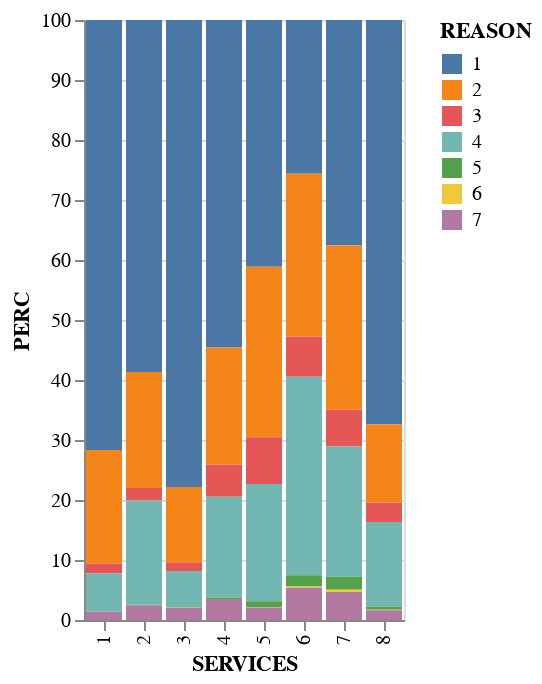

Notebook source saved alongside this figure:
### Markdown cell above
### Treatment Type @ Admission

### Code cell
df3 = df.copy()
completion_df = df3.groupby(['SERVICES','REASON']).size().reset_index()
completion_df = completion_df.rename(columns={0:'COUNT'})
completion_df['PERC'] = 100 * completion_df['COUNT'] / completion_df.groupby(['SERVICES'])['COUNT'].transform('sum')

bar = alt.Chart(completion_df).mark_bar().encode(
    x='SERVICES:N',
    y='PERC',
    color='REASON:N',
#    order=alt.Order('PERC', sort='ascending')
)

bar

### Figure 1 — Vega-Lite specification as saved in the notebook (floating-point values rounded to 4 significant figures)
{"config": {"view": {"continuousWidth": 400, "continuousHeight": 300}}, "data": {"name": "data-e475b7f7cbb01789fe63d6ca4ee991ed"}, "mark": "bar", "encoding": {"color": {"field": "REASON", "type": "nominal"}, "x": {"field": "SERVICES", "type": "nominal"}, "y": {"field": "PERC", "type": "quantitative"}}, "$schema": "https://vega.github.io/schema/vega-lite/v4.17.0.json", "datasets": {"data-e475b7f7cbb01789fe63d6ca4ee991ed": [{"SERVICES": 1, "REASON": 1, "COUNT": 31505, "PERC": 71.67}, {"SERVICES": 1, "REASON": 2, "COUNT": 8311, "PERC": 18.91}, {"SERVICES": 1, "REASON": 3, "COUNT": 747, "PERC": 1.699}, {"SERVICES": 1, "REASON": 4, "COUNT": 2783, "PERC": 6.331}, {"SERVICES": 1, "REASON": 5, "COUNT": 14, "PERC": 0.03185}, {"SERVICES": 1, "REASON": 6, "COUNT": 1, "PERC": 0.002275}, {"SERVICES": 1, "REASON": 7, "COUNT": 600, "PERC": 1.365}, {"SERVICES": 2, "REASON": 1, "COUNT": 144144, "PERC": 58.68}, {"SERVICES": 2, "REASON": 2, "COUNT": 47446, "PERC": 19.31}, {"SERVICES": 2, "REASON": 3, "COUNT": 5148, "PERC": 2.096}, {"SERVICES": 2, "REASON": 4, "COUNT": 42655, "PERC": 17.36}, {"SERVICES": 2, "REASON": 5, "COUNT": 181, "PERC": 0.07368}, {"SERVICES": 2, "REASON": 6, "COUNT": 38, "PERC": 0.01547}, {"SERVICES": 2, "REASON": 7, "COUNT": 6051, "PERC": 2.463}, {"SERVICES": 3, "REASON": 1, "COUNT": 3072, "PERC": 77.85}, {"SERVICES": 3, "REASON": 2, "COUNT": 495, "PERC": 12.54}, {"SERVICES": 3, "REASON": 3, "COUNT": 56, "PERC": 1.419}, {"SERVICES": 3, "REASON": 4, "COUNT": 238, "PERC": 6.031}, {"SERVICES": 3, "REASON": 5, "COUNT": 3, "PERC": 0.07603}, {"SERVICES": 3, "REASON": 6, "COUNT": 2, "PERC": 0.05068}, {"SERVICES": 3, "REASON": 7, "COUNT": 80, "PERC": 2.027}, {"SERVICES": 4, "REASON": 1, "COUNT": 98309, "PERC": 54.6}, {"SERVICES": 4, "REASON": 2, "COUNT": 35048, "PERC": 19.47}, {"SERVICES": 4, "REASON": 3, "COUNT": 9718, "PERC": 5.398}, {"SERVICES": 4, "REASON": 4, "COUNT": 30215, "PERC": 16.78}, {"SERVICES": 4, "REASON": 5, "COUNT": 426, "PERC": 0.2366}, {"SERVICES": 4, "REASON": 6, "COUNT": 37, "PERC": 0.02055}, {"SERVICES": 4, "REASON": 7, "COUNT": 6287, "PERC": 3.492}, {"SERVICES": 5, "REASON": 1, "COUNT": 49975, "PERC": 41.1}, {"SERVICES": 5, "REASON": 2, "COUNT": 34565, "PERC": 28.43}, {"SERVICES": 5, "REASON": 3, "COUNT": 9457, "PERC": 7.778}, {"SERVICES": 5, "REASON": 4, "COUNT": 23807, "PERC": 19.58}, {"SERVICES": 5, "REASON": 5, "COUNT": 1179, "PERC": 0.9697}, {"SERVICES": 5, "REASON": 6, "COUNT": 62, "PERC": 0.051}, {"SERVICES": 5, "REASON": 7, "COUNT": 2535, "PERC": 2.085}, {"SERVICES": 6, "REASON": 1, "COUNT": 60375, "PERC": 25.62}, {"SERVICES": 6, "REASON": 2, "COUNT": 63940, "PERC": 27.13}, {"SERVICES": 6, "REASON": 3, "COUNT": 15802, "PERC": 6.706}, {"SERVICES": 6, "REASON": 4, "COUNT": 77901, "PERC": 33.06}, {"SERVICES": 6, "REASON": 5, "COUNT": 4451, "PERC": 1.889}, {"SERVICES": 6, "REASON": 6, "COUNT": 461, "PERC": 0.1956}, {"SERVICES": 6, "REASON": 7, "COUNT": 12710, "PERC": 5.394}, {"SERVICES": 7, "REASON": 1, "COUNT": 329594, "PERC": 37.52}, {"SERVICES": 7, "REASON": 2, "COUNT": 241071, "PERC": 27.44}, {"SERVICES": 7, "REASON": 3, "COUNT": 53892, "PERC": 6.135}, {"SERVICES": 7, "REASON": 4, "COUNT": 190026, "PERC": 21.63}, {"SERVICES": 7, "REASON": 5, "COUNT": 19688, "PERC": 2.241}, {"SERVICES": 7, "REASON": 6, "COUNT": 2965, "PERC": 0.3376}, {"SERVICES": 7, "REASON": 7, "COUNT": 41145, "PERC": 4.684}, {"SERVICES": 8, "REASON": 1, "COUNT": 8955, "PERC": 67.37}, {"SERVICES": 8, "REASON": 2, "COUNT": 1734, "PERC": 13.05}, {"SERVICES": 8, "REASON": 3, "COUNT": 434, "PERC": 3.265}, {"SERVICES": 8, "REASON": 4, "COUNT": 1878, "PERC": 14.13}, {"SERVICES": 8, "REASON": 5, "COUNT": 63, "PERC": 0.474}, {"SERVICES": 8, "REASON": 6, "COUNT": 10, "PERC": 0.07523}, {"SERVICES": 8, "REASON": 7, "COUNT": 218, "PERC": 1.64}]}}
